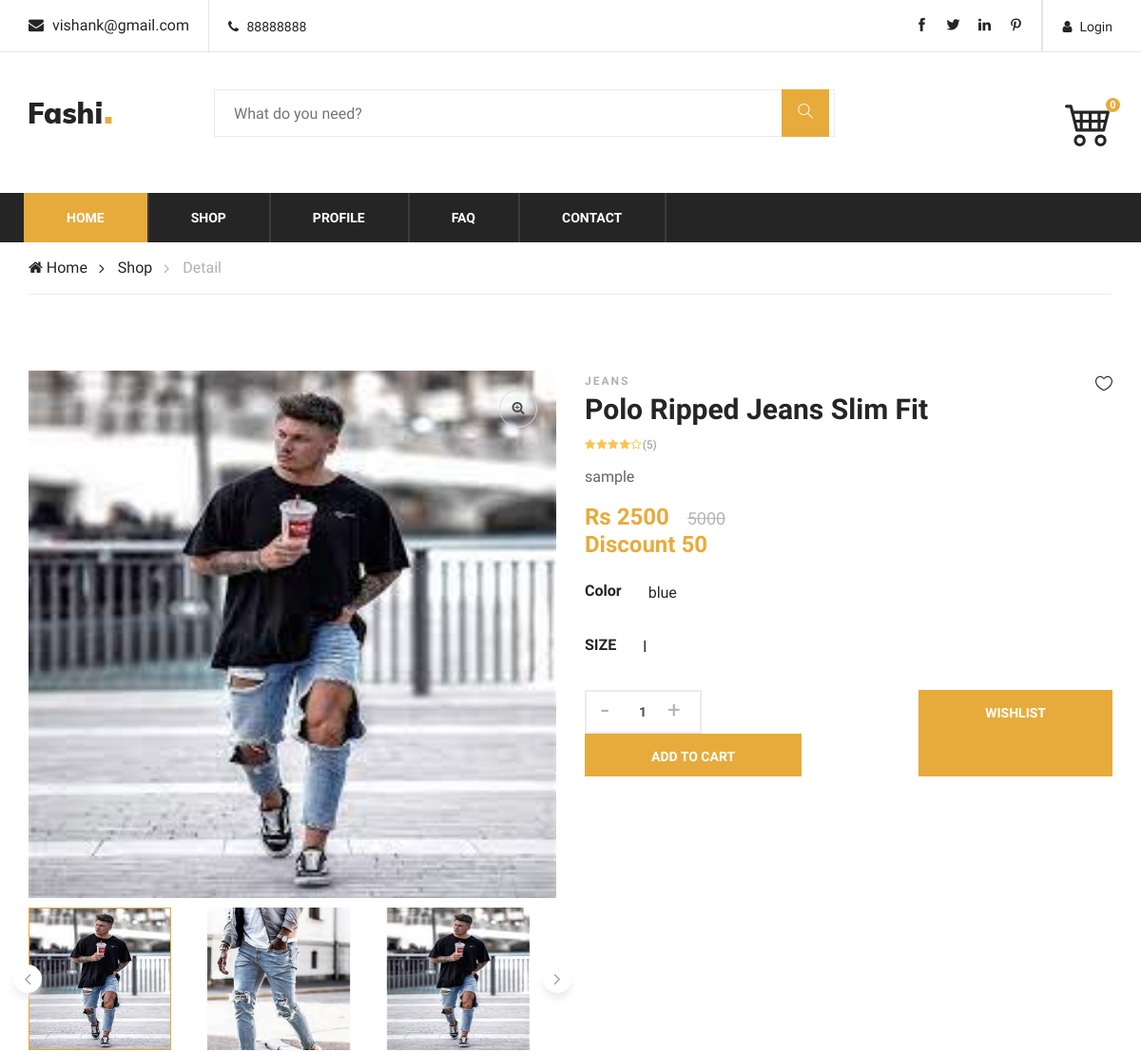
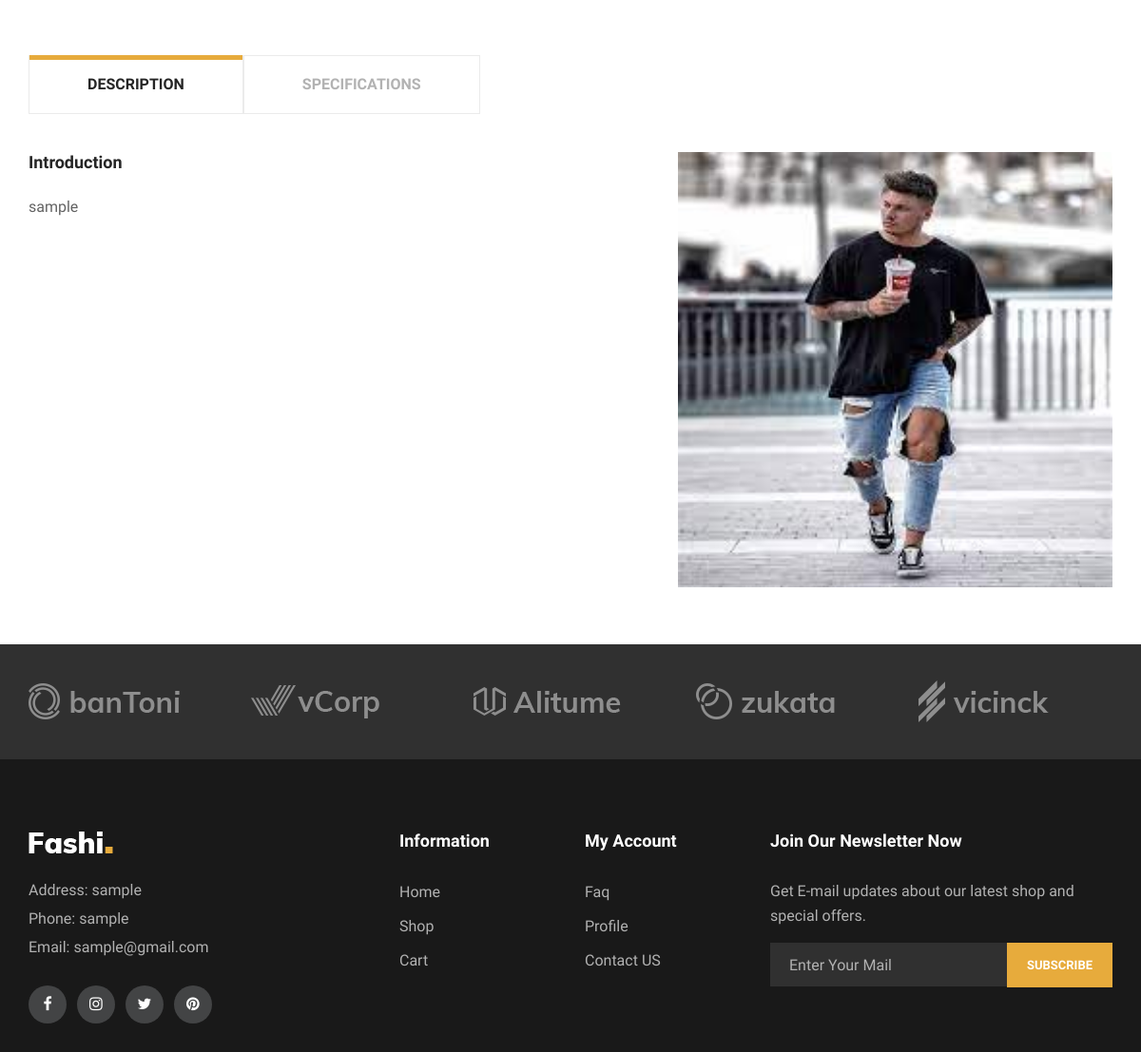
Screenshot of /product/2/ with the database file from the repository (2 pictures, top to bottom).
### mainApp/models.py (models this page shows, shortened)
class Product(models.Model):
    pid = models.AutoField(primary_key=True)
    name = models.CharField(max_length=50)
    mainCat = models.ForeignKey(MainCat,on_delete=models.CASCADE)
    subCat = models.ForeignKey(SubCat,on_delete=models.CASCADE)
    brand = models.ForeignKey(Brand,on_delete=models.CASCADE)
    seller = models.ForeignKey(Seller,on_delete=models.CASCADE)
    basePrice = models.IntegerField()
    discount = models.IntegerField(default=0,null=True,blank=True)
    finalPrice = models.IntegerField(default=0,null=True,blank=True)
    color = models.CharField(max_length=20)
    size = models.CharField(max_length=10)
    description = models.TextField()
    time = models.DateTimeField(auto_now=True)
    stock = models.BooleanField(default=True)
    pic1 = models.ImageField(upload_to="images/")
    pic2 = models.ImageField(upload_to="images/")
    pic3 = models.ImageField(upload_to="images/")
    pic4 = models.ImageField(upload_to="images/")

class SubCat(models.Model):
    scid = models.AutoField(primary_key=True)
    name = models.CharField(max_length=20)
    def __str__(self):
        return self.name

### mainApp/views.py (the view, shortened to what this page needs)
# urls.py: path('product/<int:num>/',views.productPage),
def productPage(request,num):
    global count
    product = Product.objects.get(pid=num)
    return render(request,"product.html",{"Product":product,
                                            "Count":count})

### mainApp/templates/product.html (shortened to what this page needs)
{% extends 'index.html' %}
{% load static %}
{% block body %}
<div class="breacrumb-section">
    <div class="container">
        <div class="row">
            <div class="col-lg-12">
                <div class="breadcrumb-text product-more">
                    <a href="/"><i class="fa fa-home"></i> Home</a>
                    <a href="/shop/d/d/d/">Shop</a>
                    <span>Detail</span>
                </div>
            </div>
        </div>
    </div>
</div>
<section class="product-shop spad page-details">
    <div class="container">
        <div class="row">
            <div class="col-lg-12">
                <div class="row">
                    <div class="col-lg-6">
                        <div class="product-pic-zoom">
                            <img class="product-big-img" src="{{Product.pic1.url}}" alt="">
                            <div class="zoom-icon">
                                <i class="fa fa-search-plus"></i>
                            </div>
                        </div>
                        <div class="product-thumbs">
                            <div class="product-thumbs-track ps-slider owl-carousel">
                                <div class="pt active" data-imgbigurl="{{Product.pic1.url}}"
                                    style="width: 150px;height: 150px;"><img src="{{Product.pic1.url}}" alt=""></div>
                                <div class="pt" data-imgbigurl="{{Product.pic2.url}}"
                                    style="width: 150px;height: 150px;"><img src="{{Product.pic2.url}}" alt=""></div>
                                <div class="pt" data-imgbigurl="{{Product.pic3.url}}"
                                    style="width: 150px;height: 150px;"><img src="{{Product.pic3.url}}" alt=""></div>
                            </div>
                        </div>
                    </div>
                    <div class="col-lg-6">
                        <div class="product-details">
                            <div class="pd-title">
                                <span>{{Product.subCat}}</span>
                                <h3>{{Product.name}}</h3>
                                <a href="#" class="heart-icon"><i class="icon_heart_alt"></i></a>
                            </div>
                            <div class="pd-rating">
                                <i class="fa fa-star"></i>
                                <i class="fa fa-star"></i>
                                <i class="fa fa-star"></i>
                                <i class="fa fa-star"></i>
                                <i class="fa fa-star-o"></i>
                                <span>(5)</span>
                            </div>
                            <div class="pd-desc">
                                <p>{{Product.description}}</p>
                                <h4>Rs {{Product.finalPrice}} <span>{{Product.basePrice}}</span></h4>
                                <h4>Discount {{Product.discount}}</h4>
                            </div>
                            <div class="pd-color">
                                <h6>Color</h6>
                                <div class="pd-color-choose">
                                    <div class="">
                                        <label>{{Product.color}}</label>
                                    </div>
                                </div>
                            </div>
                            <div class="pd-color">
                                <h6>SIZE</h6>
                                <div class="pd-color-choose">
                                    <div class="">
                                        <label>{{Product.size}}</label>
                                    </div>
                                </div>
                            </div>
                            <div class="quantity">
                                <form method="post">
                                    <div class="pro-qty">
                                        <input type="text" name="q" value="1">
                                    </div>
                                    <button class="primary-btn pd-cart" style="border: none;" type="submit">Add To Cart</button>
                                </form>
                                <a href="/wishlist/{{Product.pid}}/" class="primary-btn pd-cart"
                                    style="margin-left: 2px;">Wishlist</a>
                            </div>
                        </div>
                    </div>
                </div>
                <div class="product-tab">
                    <div class="tab-item">
                        <ul class="nav" role="tablist">
                            <li>
                                <a class="active" data-toggle="tab" href="#tab-1" role="tab">DESCRIPTION</a>
                            </li>
                            <li>
                                <a data-toggle="tab" href="#tab-2" role="tab">SPECIFICATIONS</a>
                            </li>
                        </ul>
                    </div>
                    <div class="tab-item-content">
                        <div class="tab-content">
                            <div class="tab-pane fade-in active" id="tab-1" role="tabpanel">
                                <div class="product-content">
                                    <div class="row">
                                        <div class="col-lg-7">
                                            <h5>Introduction</h5>
                                            <p>{{Product.description}}</h5>
                                        </div>
                                        <div class="col-lg-5">
                                            <img src="{{Product.pic1.url}}" alt="">
                                        </div>
                                    </div>
                                </div>
                            </div>
                        </div>
                    </div>
                </div>
            </div>
        </div>
    </div>
</section>
{% endblock %}

### rows the page displays
Product: pic1 (picture), pic2 (picture), pic3 (picture), subCat "JEANS", name "Polo Ripped Jeans Slim Fit", description "sample", finalPrice "2500", basePrice "5000", discount "50", color "blue", size "l"

### other values shown
{{ Count }} "0"
